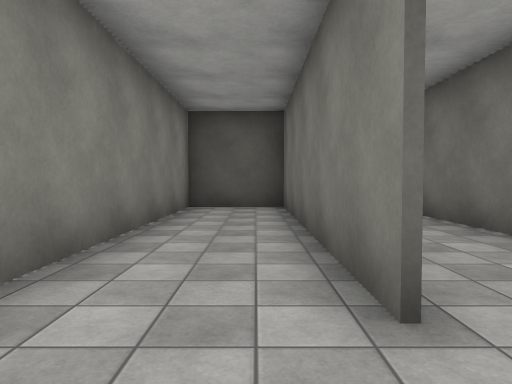
View 1 (above)

19 first-person views from a walk through a Unity game level. The camera is 1.4 m above the floor, tilts 2° down and sees 70° across. The floor is counted in squares, 2 m on a side. Each view is taken from the middle of a square. On the plan, view 1 faces up. The plan holds only what a view shows up to about 11 squares ahead; the rest is blank. Surface patterns are stand-ins for the level's own textures.

View 2
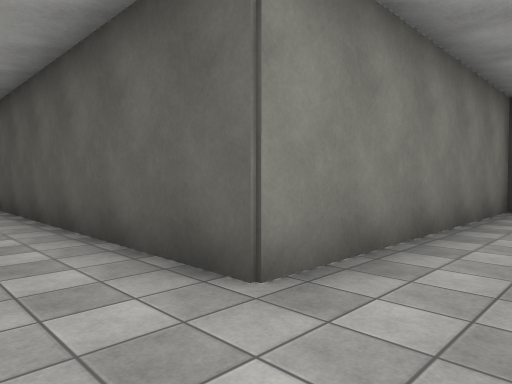

View 3
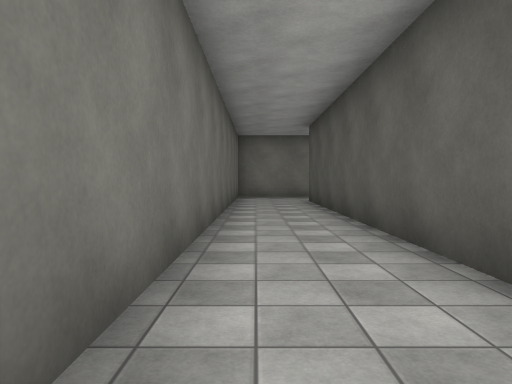

View 4
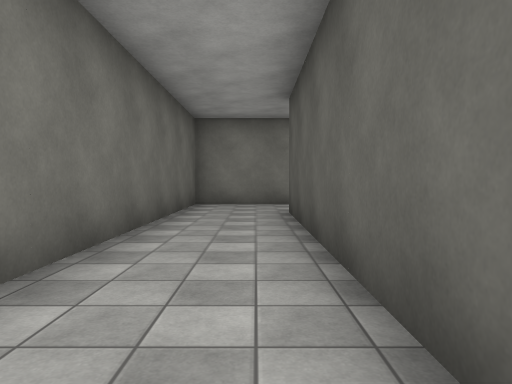

View 5
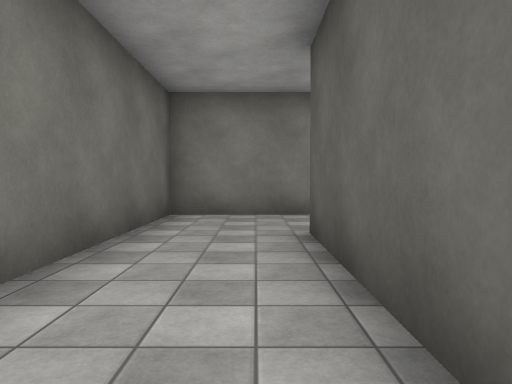

View 6
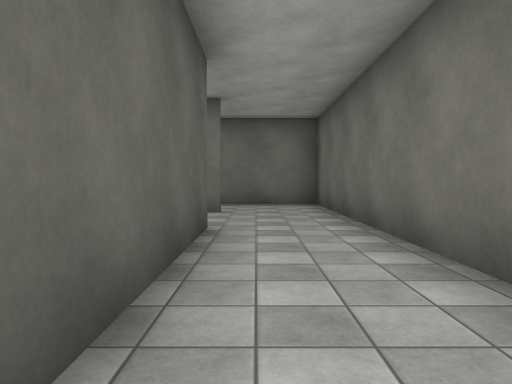

View 7
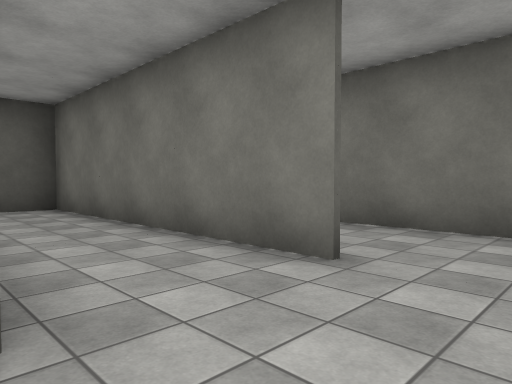

View 8
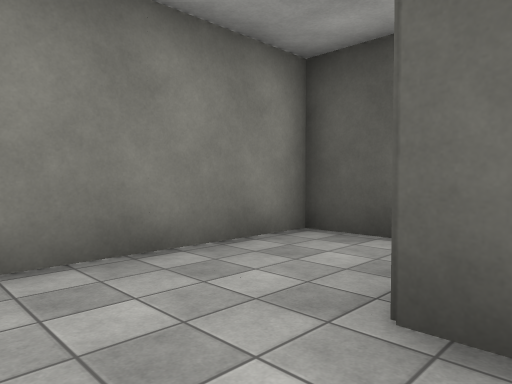

View 9
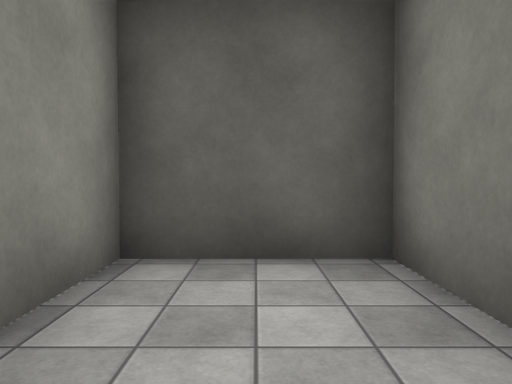

View 10
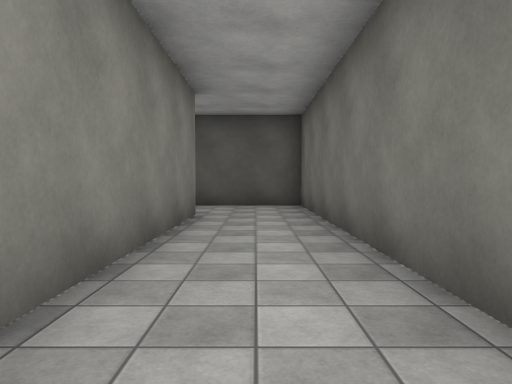

View 11
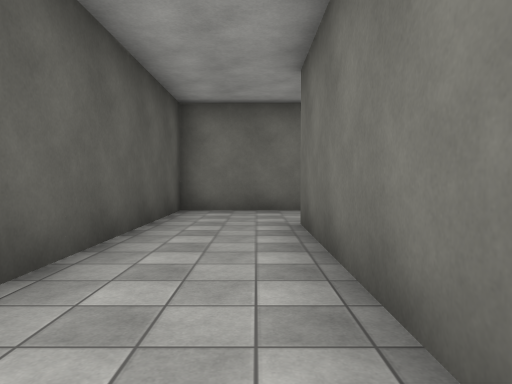

View 12
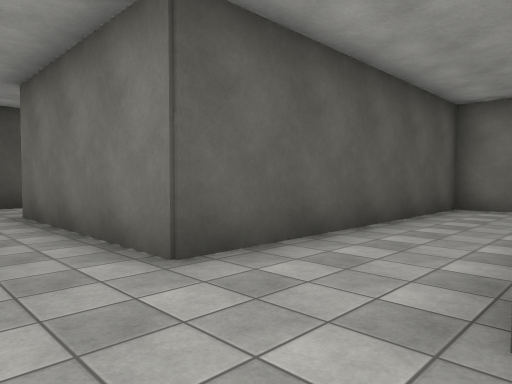

View 13
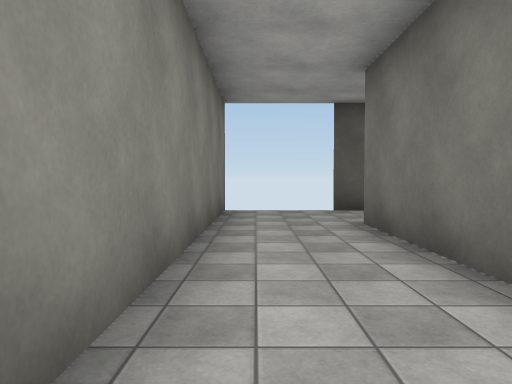

View 14
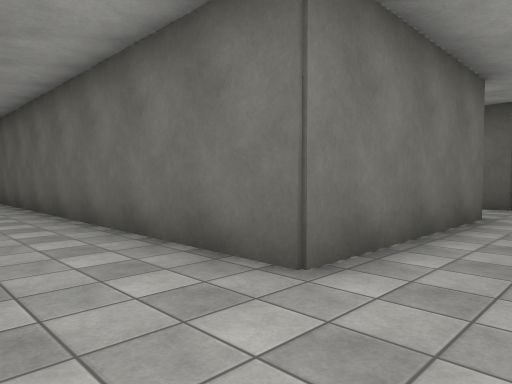

View 15
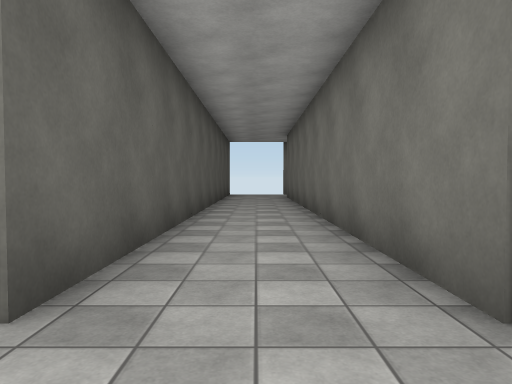

View 16
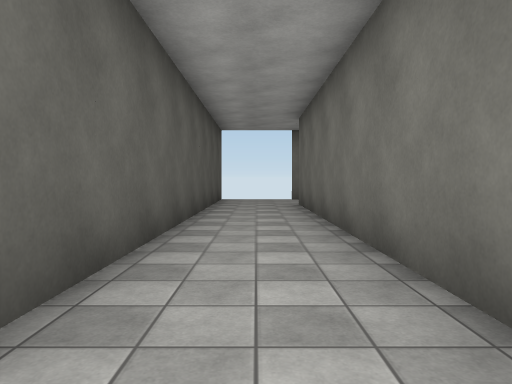

View 17
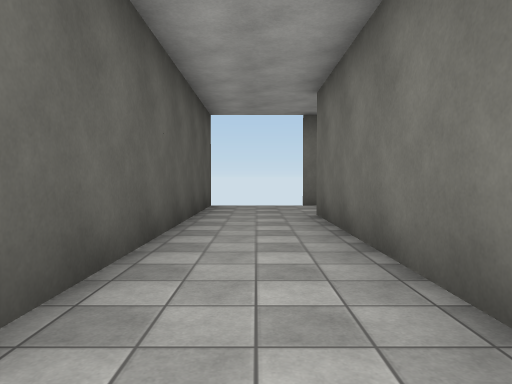

View 18
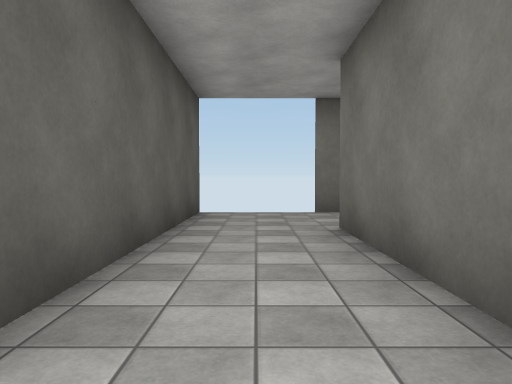

View 19
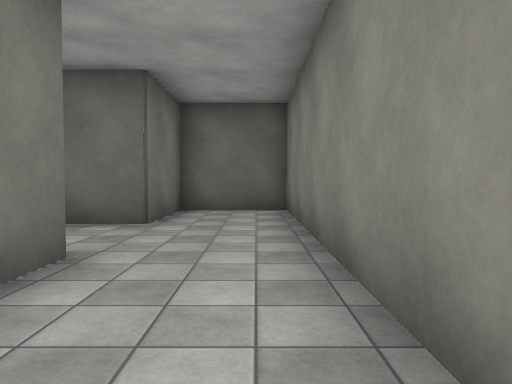

### Floor plan
Ten units are one square. View 1 is at (0, 0); x grows to the right and y downward. Boxes are objects, and circles mark ways between rooms. Rooms are numbered by the first view taken in them; rooms with no view inside come last. Other rooms are left out.
<svg viewBox="-147 -197 260 209">
<path fill="none" stroke="#000" d="M-118 -26 -118 -42 -142 -42 -142 7 15 7M7 -16 7 -92 -17 -92 -17 -17 -119 -17M-67 -191 -67 -68 -43 -68 -43 -93 8 -93 8 -36M15 7 32 7 32 -117 -43 -117 -43 -168 82 -168M108 -192 -41 -192"/>
<circle cx="10" cy="-5" r="3" fill="#2a7"/>
<text x="-60" y="-10">1</text>
<text x="0" y="-110">2</text>
</svg>
Room 1 opens to room 2.

Where each view was taken, in squares from view 1:
view 1: 0 up, 0 right, facing up
view 2: 0 up, 0 right, facing up-left
view 3: 0 up, 0 right, facing left
view 4: 1 up, 4 left, facing left
view 5: 1 up, 7 left, facing left
view 6: 1 up, 7 left, facing right
view 7: 0 up, 2 left, facing up-right
view 8: 0 up, 11 left, facing up-left
view 9: 1 up, 13 left, facing up
view 10: 2 up, 2 right, facing up
view 11: 10 up, 5 left, facing right
view 12: 9 up, 6 left, facing up-right
view 13: 11 up, 6 left, facing up
view 14: 19 up, 6 left, facing down-right
view 15: 18 up, 6 left, facing right
view 16: 18 up, 2 left, facing right
view 17: 18 up, 1 right, facing right
view 18: 18 up, 3 right, facing right
view 19: 15 up, 6 left, facing down
